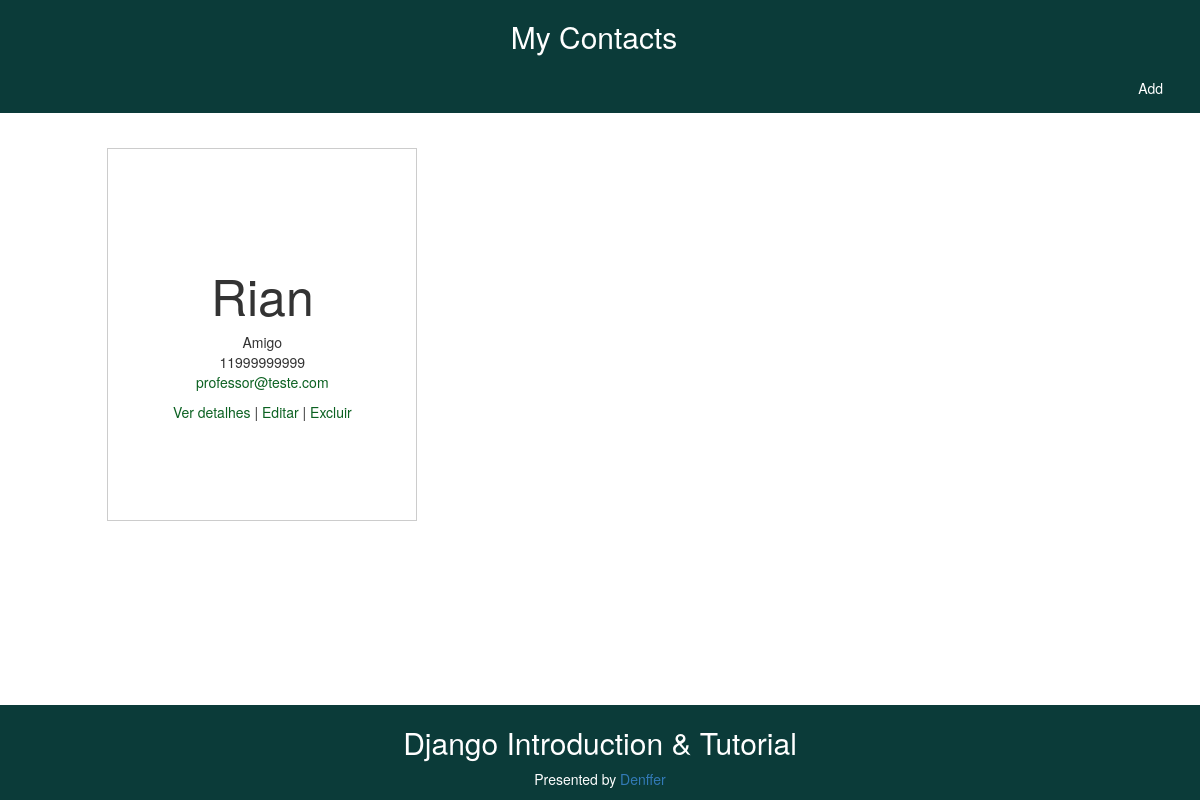
The page / on the database its author committed.
### mycontacts/models.py (models this page shows)
class Contact(models.Model):
    name = models.CharField(max_length=200)
    relation = models.CharField(max_length=200)
    phone = models.CharField(max_length=200)
    email = models.CharField(max_length=200)

### mycontacts/views.py (the view)
# urls.py: path('', views.show, name='show'),
def show(request):
    contact_list = Contact.objects.all()
    return render(request, 'mycontacts/show.html', {'contacts': contact_list})

### mycontacts/templates/mycontacts/show.html
{% extends 'mycontacts/background.html' %}
{% load static %}
{% block content %}
<div class="container-show">
    <ul class="grid" style="list-style-type: none">
    {% for contact in contacts %}
    <li>
        <div>
            <h2 class="name">{{ contact.name }}</h2>
            <div class="relation">{{ contact.relation }}</div>
            <div class="phone">{{ contact.phone }}</div>
            <div class="email"><a href="mailto:{{ contact.email }}">{{ contact.email }}</a></div>
            <div class="actions" style="margin-top:10px;">
                <a href="{% url 'detail' contact.id %}"> Ver detalhes</a> |
                <a href="{% url 'edit' contact.id %}"> Editar</a> |
                <a href="{% url 'delete' contact.id %}">Excluir</a>
            </div>
        </div>
    </li>
    {% endfor %}
    </ul>
</div>
{% endblock content %}

### mycontacts/static/css/show.css (style rules this page uses)
html { height: 100%; }
.name { font-size: 50px; }
.email { color: #0B6121; }
.grid { overflow: hidden; padding: 2em 2em; max-width: 76em; margin: 0 auto; }
.grid li { padding: 0 0.8em 1.3em ; }
.grid li > div { border-bottom: 1.8px solid #cccccc; border-right: 1.4px solid #cccccc; border-left: 0.7px solid #cccccc; border-top: 0.6px solid #cccccc; background: #ffffff; padding: 7em 2em; text-align: center; }
.grid li a { color: #0B6121; }
@media all and (min-width: 27em) { .grid li { width: 100%; float: left; } }
@media all and (min-width: 40em) { .grid li { width: 50%; } }
@media all and (min-width: 60em) { .grid li { width: 33%; } }
.container-show { padding-top: 10%; padding-bottom: 7%; }
body { position: relative; margin: 0; min-height: 100%; }

### rows shown on the page
Contact: name "Rian", relation "Amigo", phone "11999999999", email "professor@teste.com"
